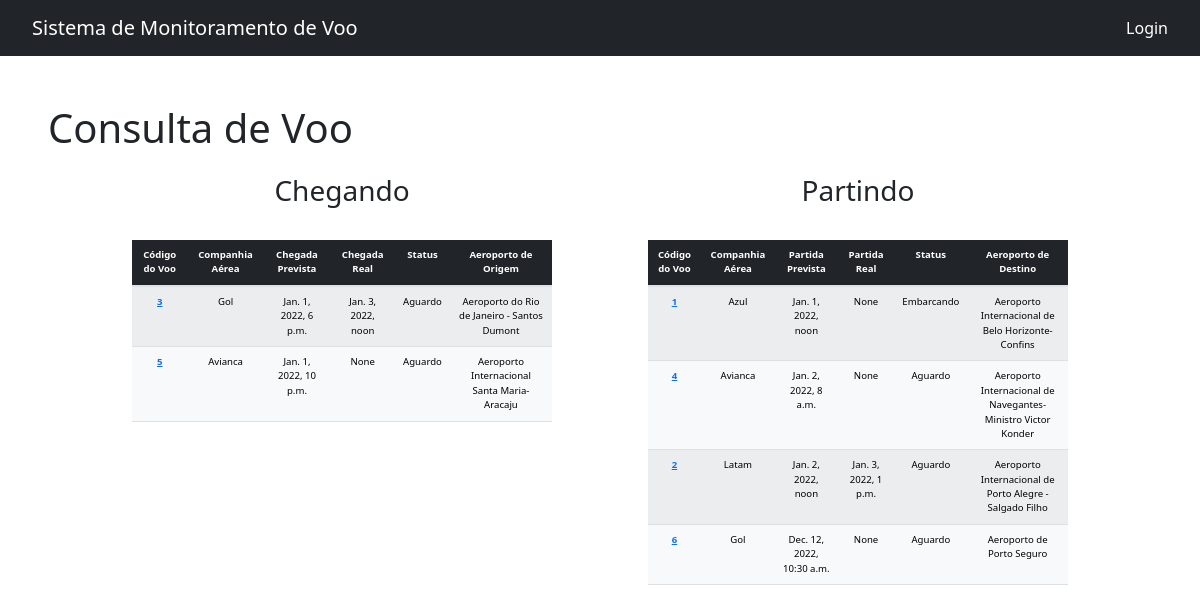
The page / on the database its author committed.
### aeroporto/models.py (models this page shows, shortened)
class Voo(models.Model):
    codigoVoo = models.IntegerField(primary_key=True, null=False, unique=True)
    companhiaAerea = models.CharField(max_length=100, null=False)
    partidaPrevista = models.DateTimeField(null=False)
    partidaReal = models.DateTimeField(null=True)
    chegadaPrevista = models.DateTimeField(null=False)
    chegadaReal = models.DateTimeField(null=True)
    status = models.CharField(max_length=100, null=False, default='Aguardo')
    rota = models.CharField(max_length=100, null=True)
    aeroportoOrigem = models.CharField(max_length=100, null=False)
    aeroportoDestino = models.CharField(max_length=100, null=False)
    condicao = models.CharField(max_length=100, null=False)
    class Meta:
        db_table = 'voos'

### aeroporto/views.py (the view)
# urls.py: path('', views.MonitoramentoAllView.as_view(), name='voos'),
class MonitoramentoAllView(ListView):
    model = Voo
    template_name = 'monitoramento/monitoramento_all.html'
    def get(self, request):
        voo_object = Voo.objects.all()
        partindo = list()
        chegando = list()
        for voo in voo_object:
            if voo.condicao == 'Partindo':
                partindo.append(voo)
            elif voo.condicao == 'Chegando':
                chegando.append(voo)
        partindo.sort(key=lambda x: x.partidaPrevista)
        chegando.sort(key=lambda x: x.chegadaPrevista)
        return render(request, self.template_name, {'chegando': chegando, 'partindo': partindo})

### template/monitoramento/monitoramento_all.html (shortened to what this page needs)
{% load static %}
<!DOCTYPE html>
<html>
<head>
    <link href="https://cdn.jsdelivr.net/npm/bootstrap@5.2.3/dist/css/bootstrap.min.css" rel="stylesheet">
    <link rel="stylesheet" href="{% static 'css/navbar.css' %}">
    <link rel="stylesheet" href="{% static 'css/monitoramento-all.css' %}">
</head>
<body>
    <div class="nav-container">
        <nav class="navbar navbar-expand navbar-dark bg-dark">
            <a class="navbar-brand">Sistema de Monitoramento de Voo</a>
            <div class="collapse navbar-collapse" id="navbarText">
                <span class="navbar-text">
                        <a class="nav-link" href="{% url 'login'%}">Login</a>
                </span>
            </div>
        </nav>
    </div>
    <div class="p-5 table-box">
        <h1>Consulta de Voo</h1>
        <br>
        <div class="table-chegada">
            <h3>Chegando</h3>
            <table class="table table-light table-striped">
                <thead class="table-dark">
                    <tr>
                        <th scope="col">Código do Voo</th>
                        <th scope="col">Companhia Aérea</th>
                        <th scope="col">Chegada Prevista</th>
                        <th scope="col">Chegada Real</th>
                        <th scope="col">Status</th>
                        <th scope="col">Aeroporto de Origem</th>
                    </tr>
                </thead>
                <tbody class="table-group-divider">
                    {% for voo in chegando %}
                    <tr>
                        <th scope="row "><a href="{% url 'ver_voo'  voo.pk %} ">{{ voo.codigoVoo }}</a></th>
                        <td> {{ voo.companhiaAerea }} </td>
                        <td> {{ voo.chegadaPrevista }} </td>
                        <td> {{ voo.chegadaReal }} </td>
                        <td> {{ voo.status }} </td>
                        <td> {{ voo.aeroportoOrigem }} </td>
                    </tr>
                    {% endfor %}
                </tbody>
            </table>
        </div>
        <div class="table-partida">
            <h3>Partindo</h3>
            <table class="table table-light table-striped">
                <thead class="table-dark">
                    <tr>
                        <th scope="col">Código do Voo</th>
                        <th scope="col">Companhia Aérea</th>
                        <th scope="col">Partida Prevista</th>
                        <th scope="col">Partida Real</th>
                        <th scope="col">Status</th>
                        <th scope="col">Aeroporto de Destino</th>
                    </tr>
                </thead>
                <tbody class="table-group-divider">
                    {% for voo in partindo %}
                    <tr>
                        <th scope="row "><a href="{% url 'ver_voo'  voo.pk %} ">{{ voo.codigoVoo }}</a></th>
                        <td> {{ voo.companhiaAerea }} </td>
                        <td> {{ voo.partidaPrevista }} </td>
                        <td> {{ voo.partidaReal }} </td>
                        <td> {{ voo.status }} </td>
                        <td> {{ voo.aeroportoDestino }} </td>
                    </tr>
                    {% endfor %}
                </tbody>
            </table>
        </div>
    </div>
</body>
</html>

### static/css/navbar.css (style rules this page uses)
.nav-container { background-color: #343a40; }
nav { padding-left: 2rem !important; padding-right: 2rem !important; }
.table thead th { vertical-align: top !important; border-bottom: 2px solid #dee2e6; }
.navbar-collapse { display: inline; position: absolute; right: 2rem; }

### static/css/monitoramento-all.css (style rules this page uses)
h3 { margin-bottom: 2rem; }
.table-box { position: relative; font-size: .8rem !important; }
.table-chegada, .table-partida { width: 35vw; text-align: center; position: relative; display: inline-block; }
.table-chegada { float: left; left: 7vw; }
.table-partida { float: right; right: 7vw; }
@media (max-width: 1200px) { .table-box { font-size: .6rem !important; } }

### rows shown on the page
Voo: codigoVoo "3", companhiaAerea "Gol", chegadaPrevista "Jan. 1, 2022, 6 p.m.", chegadaReal "Jan. 3, 2022, noon", status "Aguardo", aeroportoOrigem "Aeroporto do Rio de Janeiro - Santos Dumont"
Voo: codigoVoo "5", companhiaAerea "Avianca", chegadaPrevista "Jan. 1, 2022, 10 p.m.", chegadaReal "None", status "Aguardo", aeroportoOrigem "Aeroporto Internacional Santa Maria-Aracaju"
Voo: codigoVoo "1", companhiaAerea "Azul", partidaPrevista "Jan. 1, 2022, noon", partidaReal "None", status "Embarcando", aeroportoDestino "Aeroporto Internacional de Belo Horizonte-Confins"
Voo: codigoVoo "4", companhiaAerea "Avianca", partidaPrevista "Jan. 2, 2022, 8 a.m.", partidaReal "None", status "Aguardo", aeroportoDestino "Aeroporto Internacional de Navegantes-Ministro Victor Konder"
Voo: codigoVoo "2", companhiaAerea "Latam", partidaPrevista "Jan. 2, 2022, noon", partidaReal "Jan. 3, 2022, 1 p.m.", status "Aguardo", aeroportoDestino "Aeroporto Internacional de Porto Alegre - Salgado Filho"
Voo: codigoVoo "6", companhiaAerea "Gol", partidaPrevista "Dec. 12, 2022, 10:30 a.m.", partidaReal "None", status "Aguardo", aeroportoDestino "Aeroporto de Porto Seguro"
